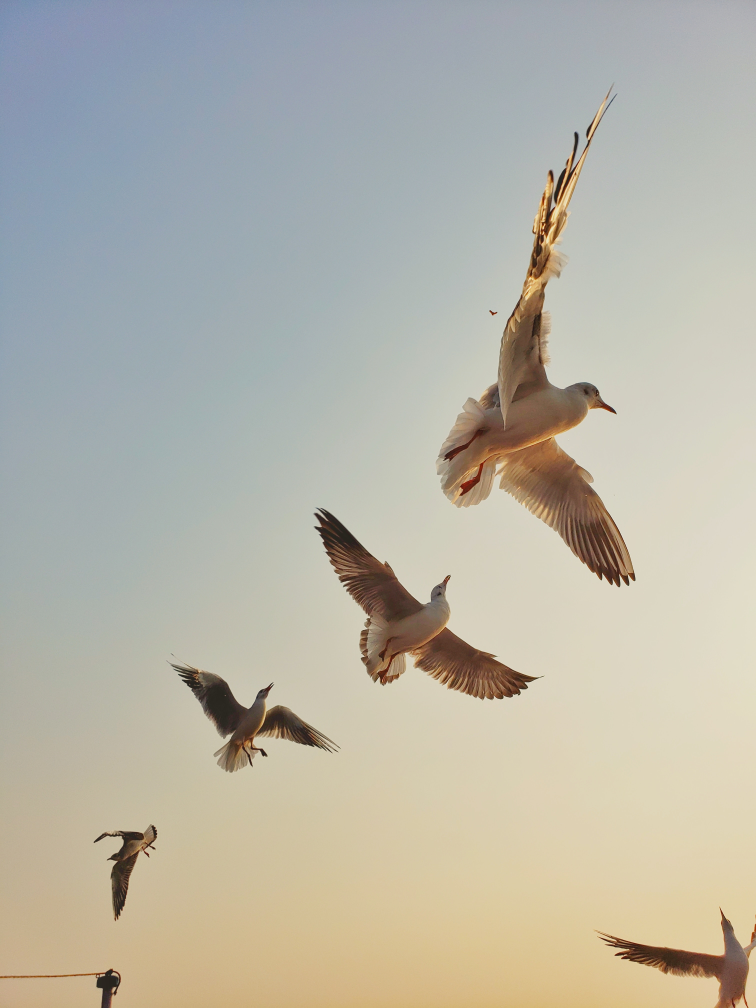
#> input picture Task-01/bird.jpg, 3024 x 4032 px, found by its file name (shown at 1/4 size)
$ python '(b)_Decrease_Intensity_Level_Resolution.py'
#> lines starting #> are read from the running program, lines starting #| are printed output that depends on the picture; after the words box and inside, x2 and y2 are one past the last pixel; in counts of white or black regions, pixels touching at a corner belong together
import cv2
import matplotlib.pyplot as plt


def plotImage(image, imageTitle, r, c, x):
    img = cv2.cvtColor(image, cv2.COLOR_BGR2RGB)
    plt.subplot(r, c, x)
    plt.imshow(img)
    plt.title(imageTitle)


def decreaseIntensityResolution(image, bits):

    height, width = image.shape
    lowLevelImage = image.copy()

    intensityLevels = 2 ** bits

    for i in range(1, bits):
        intensityLevels //= 2
        step = 255 // (intensityLevels - 1)

        for row in range(height):
            for col in range(width):
                lowLevelImage[row, col] = (round(image[row, col] / step)) * step

        title = f"{intensityLevels}-Gray Levels"
        plotImage(lowLevelImage, title, 2, 4, i+1)


def Main():

    image = cv2.imread("Task-01/bird.jpg", cv2.IMREAD_GRAYSCALE)
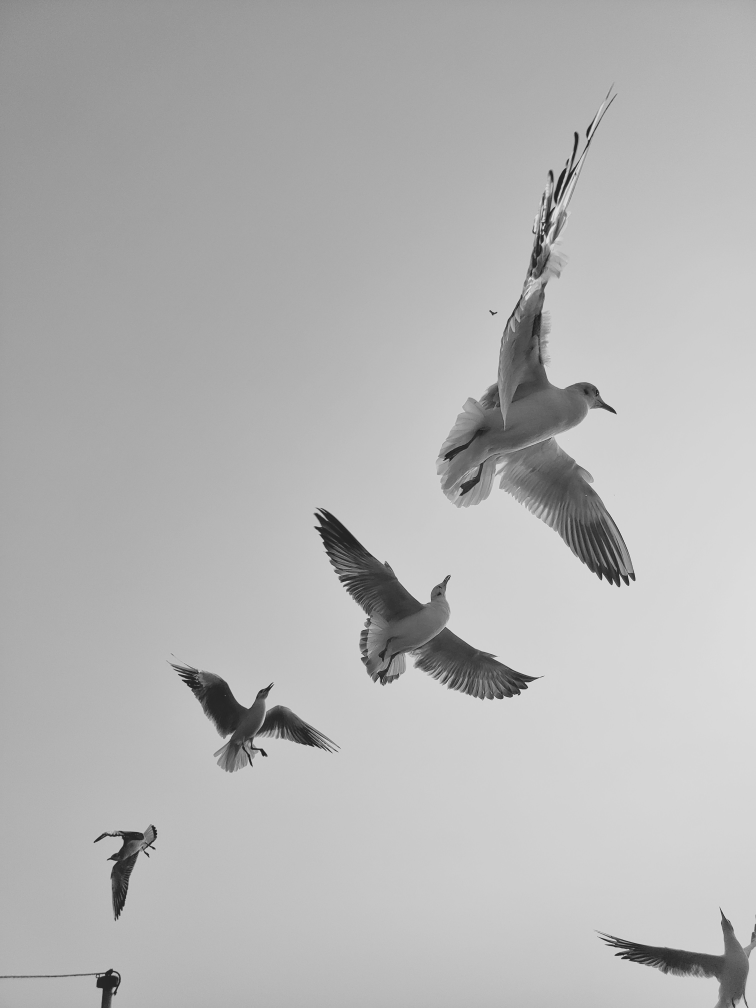
#> image: shape (4032, 3024) (shown at 1/4 size); min 13, max 241, mean 179.7
    image = cv2.resize(image, (512, 512))
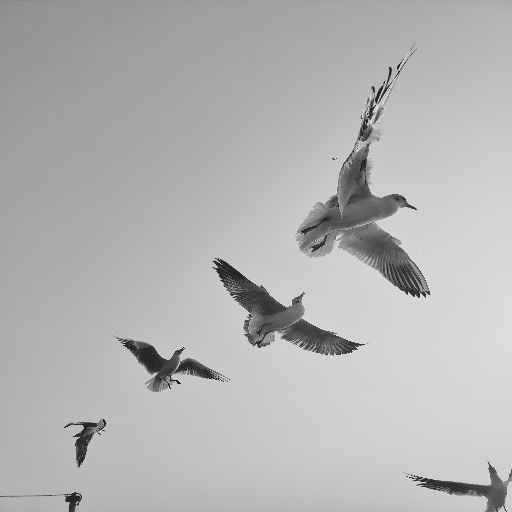
#> image: shape (512, 512); min 27, max 230, mean 179.6

    plotImage(image, "Original Image (256-Gray Levels)", 2, 4, 1)

    bits = 8
    decreaseIntensityResolution(image, bits)
#> after the loop in decreaseIntensityResolution, `for i in range(1, bits):`:
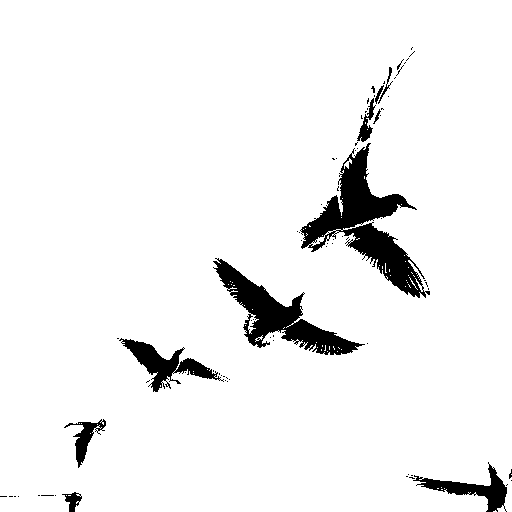
#> lowLevelImage: shape (512, 512); 94.3% white; 78 black regions (68 under 20 px), largest, box (x1, y1, x2, y2) and area: (300, 143, 430, 298) 6161, (213, 258, 365, 355) 4211, (119, 338, 224, 392) 1740
#> after the loop in decreaseIntensityResolution, `for i in range(1, bits):`: intensityLevels = 2

    plt.tight_layout()
    plt.show()
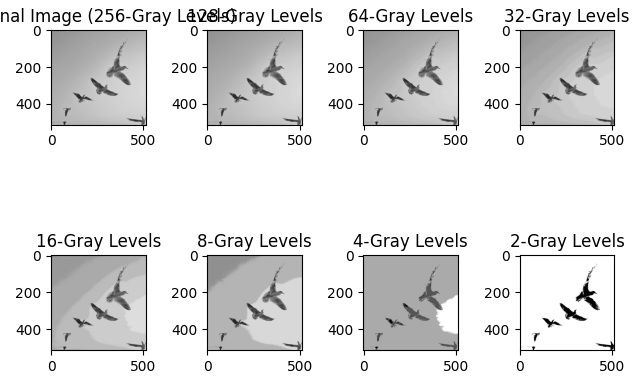
#> figure drawn by matplotlib, 8 panels


Main()

$ run again, with Task-01/cat.jpeg copied over Task-01/bird.jpg
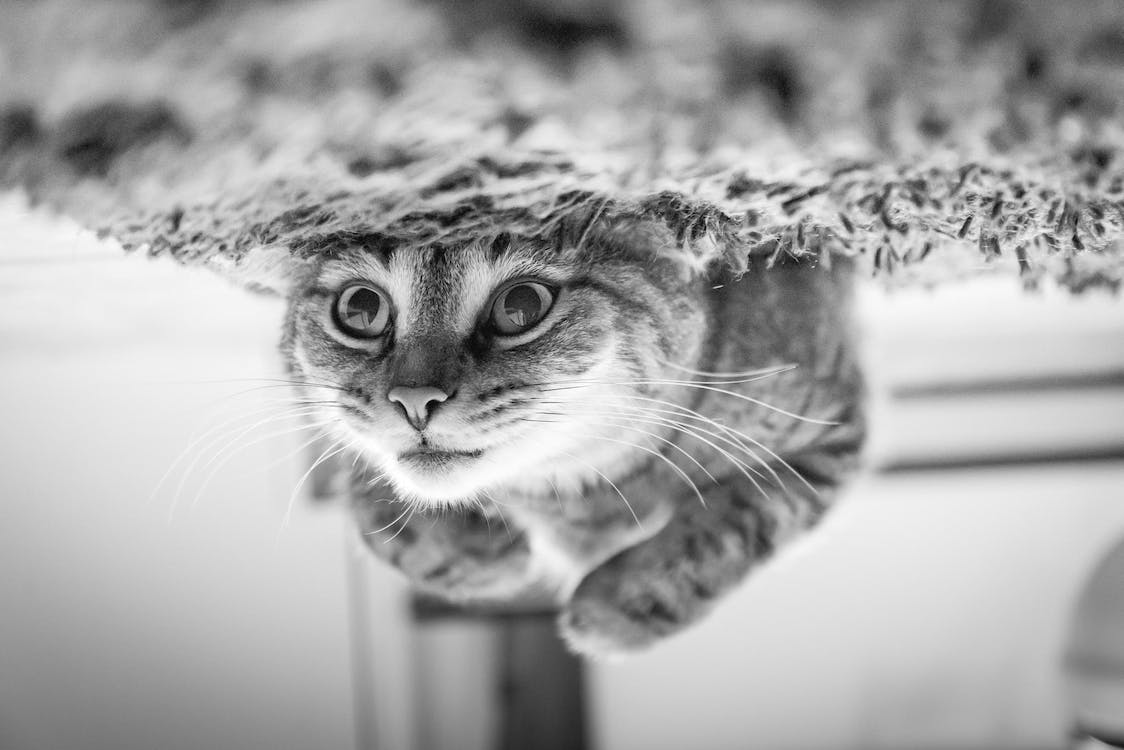
#> input picture Task-01/cat.jpeg, 1124 x 750 px, found by its file name
#> in Main, image is the input picture: shape (750, 1124); min 0, max 255, mean 168
#> in Main, `image = cv2.resize(image, (512, 512))`:
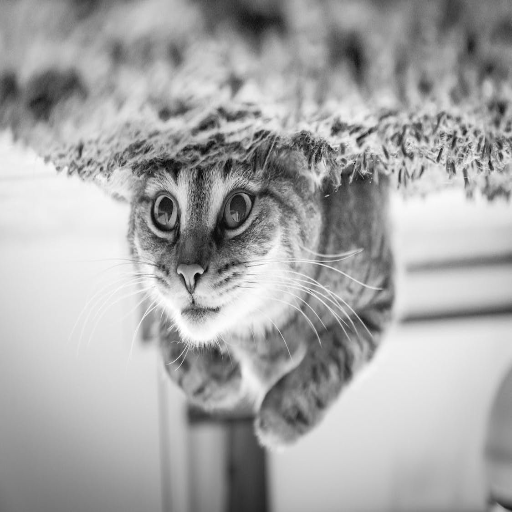
#> image: shape (512, 512); min 5, max 255, mean 167.9
#> after the loop in decreaseIntensityResolution, `for i in range(1, bits):`:
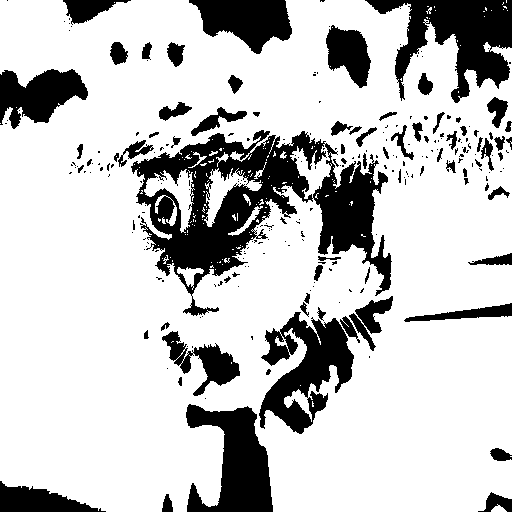
#> lowLevelImage: shape (512, 512); 77.7% white; 255 black regions (181 under 20 px), largest, box (x1, y1, x2, y2) and area: (131, 130, 392, 316) 18532, (365, 0, 512, 103) 7053, (259, 312, 354, 434) 5780
#> after the loop in decreaseIntensityResolution, `for i in range(1, bits):`: intensityLevels = 2
